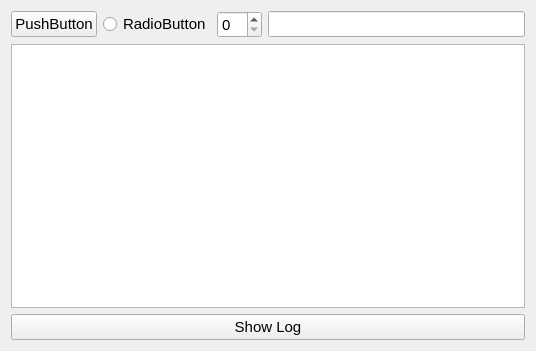
<?xml version="1.0" encoding="UTF-8"?>
<ui version="4.0">
 <class>MainWindow</class>
 <widget class="QMainWindow" name="MainWindow">
  <property name="geometry">
   <rect>
    <x>0</x>
    <y>0</y>
    <width>536</width>
    <height>351</height>
   </rect>
  </property>
  <property name="font">
   <font>
    <pointsize>11</pointsize>
   </font>
  </property>
  <property name="windowTitle">
   <string>MainWindow</string>
  </property>
  <widget class="QWidget" name="centralWidget">
   <layout class="QGridLayout" name="gridLayout">
    <item row="1" column="0">
     <widget class="QTextEdit" name="txtLog">
      <property name="font">
       <font>
        <pointsize>11</pointsize>
       </font>
      </property>
      <property name="readOnly">
       <bool>true</bool>
      </property>
     </widget>
    </item>
    <item row="0" column="0">
     <layout class="QHBoxLayout" name="horizontalLayout">
      <item>
       <widget class="QPushButton" name="pushButton">
        <property name="text">
         <string>PushButton</string>
        </property>
       </widget>
      </item>
      <item>
       <widget class="QRadioButton" name="radioButton">
        <property name="text">
         <string>RadioButton</string>
        </property>
       </widget>
      </item>
      <item>
       <widget class="QSpinBox" name="spinBox"/>
      </item>
      <item>
       <widget class="QLineEdit" name="lineEdit"/>
      </item>
     </layout>
    </item>
    <item row="2" column="0">
     <widget class="QPushButton" name="btnLog">
      <property name="text">
       <string>Show Log</string>
      </property>
     </widget>
    </item>
   </layout>
  </widget>
  <widget class="QMenuBar" name="menuBar">
   <property name="geometry">
    <rect>
     <x>0</x>
     <y>0</y>
     <width>536</width>
     <height>22</height>
    </rect>
   </property>
  </widget>
 </widget>
 <layoutdefault spacing="6" margin="11"/>
 <resources/>
 <connections/>
</ui>
